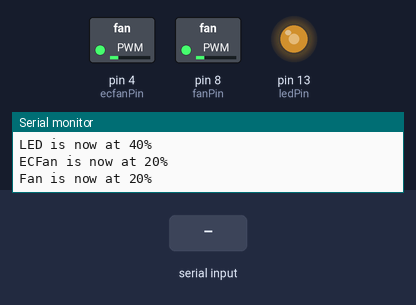
Simulated run of this sketch. Board: Arduino Mega 2560, built with avr-gcc and run on an emulated ATmega2560. Shown: switched loads named in the sketch (green lamp = pin HIGH), output pins drawn as LEDs (lit = HIGH), the last lines printed to the serial monitor. The inputs (shaded band) are chosen by the test bench. EEPROM starts erased.

Above: at 1.2 s.
1.3 s: "<0>" received over the second serial link
At 2.1 s:
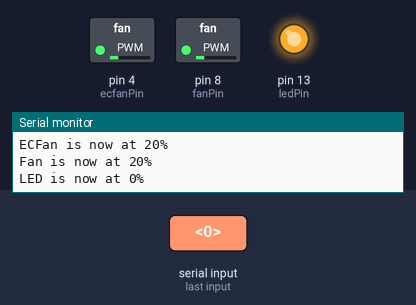
2.8 s: "<1>" received over the second serial link
At 3.2 s:
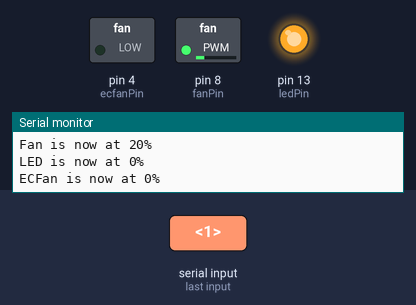
4.3 s: "<2>" received over the second serial link
At 5.5 s:
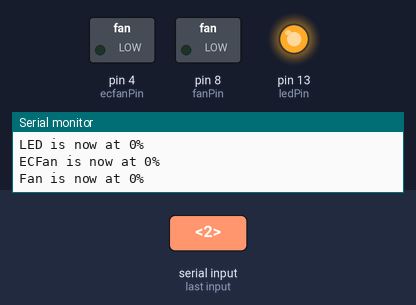
5.8 s: "<255>" received over the second serial link
At 6.8 s:
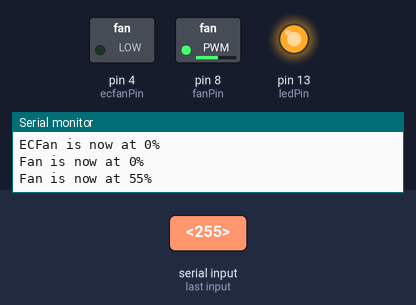
7.3 s: "<200>" received over the second serial link
At 7.9 s:
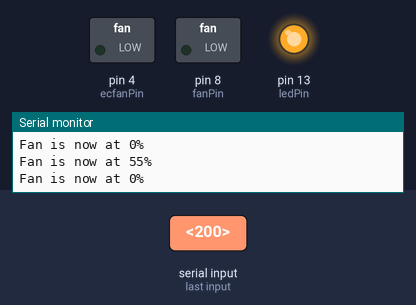
Timing chart, 0 to 9.8 s (numbered marks = the images above; inputs shaded):
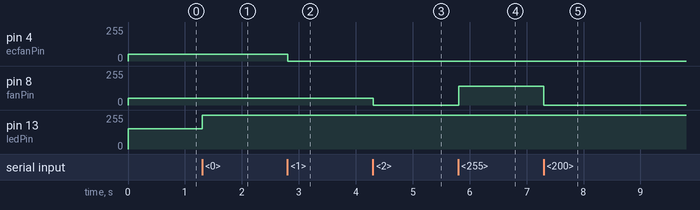

The sketch:

GrowControl.ino
```cpp
#include <EEPROM.h>
#include <PWM.h>

#define ledPin 13
#define ecfanPin 4
#define fanPin 8
#define fanFrequency 25000

#define bluetooth Serial1

void setup() {
  InitTimersSafe();
  SetPinFrequencySafe(fanPin, fanFrequency);

  Serial.begin(9600);
  bluetooth.begin(9600);

  updateLED(loadLED());
  updateECFan(loadECFan());
  updateFan(loadFan());
}

void loop() {
  handleConsole();
  handleBluetooth();
}

void handleConsole() {
  if(Serial.available()) {
    bluetooth.write(Serial.read());
  }
}

char command[20];
boolean inProgress = false;
int i = 0;
void handleBluetooth() {
  if(bluetooth.available()) {
    char c = bluetooth.read();
    if(c == '<') {
      inProgress = true;
    } else if(c == '>') {
      command[i] = '\0';
      inProgress = false;
      i = 0;
      handleCommand();
    } else if(inProgress) {
      command[i++] = c;
    }
  }
}

void handleCommand() {
    int device = command[0] - '0';
    int power = atoi(command + 1);

    if(device == 0) {
      updateLED(power);
    } else if(device == 1) {
      updateECFan(power);
    } else if(device == 2) {
      updateFan(power);
    } else if(device == 9) {
      sendData();
    }
}

void sendData() {
  int led = loadLED();
  int ecfan = loadECFan();
  int fan = loadFan();
  bluetooth.print("<");
  bluetooth.print(led);
  bluetooth.print("-");
  bluetooth.print(ecfan);
  bluetooth.print("-");
  bluetooth.print(fan);
  bluetooth.println(">");
}

void updateLED(int ledPower) {
  analogWrite(ledPin, 255 - calculatePWM(ledPower));
  EEPROM.update(0, ledPower);
  Serial.print("LED is now at ");
  Serial.print(ledPower);
  Serial.println("%");
}

void updateECFan(int ecfanPower) {
  analogWrite(ecfanPin, calculatePWM(ecfanPower));
  EEPROM.update(1, ecfanPower);
  Serial.print("ECFan is now at ");
  Serial.print(ecfanPower);
  Serial.println("%");
}

void updateFan(int fanPower) {
  pwmWrite(fanPin, calculatePWM(fanPower));
  EEPROM.update(2, fanPower);
  Serial.print("Fan is now at ");
  Serial.print(fanPower);
  Serial.println("%");
}

int loadLED() {
  int ledPower = EEPROM.read(0);
  if (ledPower == 255) {
    ledPower = 40;
  }
  return ledPower;
}

int loadECFan() {
  int ecfanPower = EEPROM.read(1);
  if (ecfanPower == 255) {
    ecfanPower = 20;
  }
  return ecfanPower;
}

int loadFan() {
  int fanPower = EEPROM.read(2);
  if (fanPower == 255) {
    fanPower = 20;
  }
  return fanPower;
}

int calculatePWM(int percent) {
  return (double) percent / (double) 100 * 255;
}
```

Measured:
- after the input at 1.3 s, pin 13 (ledPin): 153/255 → 255/255 at once
- after the input at 2.8 s, pin 4 (ecfanPin): 51/255 → 0/255 at once
- after the input at 4.3 s, pin 8 (fanPin): 51/255 → 0/255 at once
- after the input at 5.8 s, pin 8 (fanPin): 0/255 → 140/255 at once
- after the input at 7.3 s, pin 8 (fanPin): 140/255 → 0/255 at once
